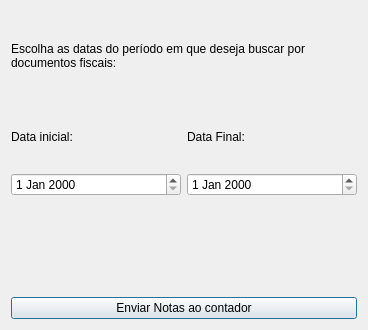
<?xml version="1.0" encoding="UTF-8"?>
<ui version="4.0">
 <class>JanelaEmailContador</class>
 <widget class="QDialog" name="JanelaEmailContador">
  <property name="geometry">
   <rect>
    <x>0</x>
    <y>0</y>
    <width>368</width>
    <height>330</height>
   </rect>
  </property>
  <property name="windowTitle">
   <string>Dialog</string>
  </property>
  <layout class="QGridLayout" name="gridLayout">
   <item row="0" column="0">
    <widget class="QLabel" name="label">
     <property name="text">
      <string>Escolha as datas do período em que deseja buscar por documentos fiscais:</string>
     </property>
     <property name="wordWrap">
      <bool>true</bool>
     </property>
    </widget>
   </item>
   <item row="1" column="0">
    <layout class="QHBoxLayout" name="horizontalLayout_2">
     <item>
      <layout class="QVBoxLayout" name="verticalLayout">
       <item>
        <widget class="QLabel" name="label_2">
         <property name="text">
          <string>Data inicial:</string>
         </property>
        </widget>
       </item>
       <item>
        <widget class="QDateEdit" name="Dedit_Inicio"/>
       </item>
      </layout>
     </item>
     <item>
      <layout class="QVBoxLayout" name="verticalLayout_2">
       <item>
        <widget class="QLabel" name="label_3">
         <property name="text">
          <string>Data Final:</string>
         </property>
        </widget>
       </item>
       <item>
        <widget class="QDateEdit" name="Dedit_Fim"/>
       </item>
      </layout>
     </item>
    </layout>
   </item>
   <item row="2" column="0">
    <layout class="QVBoxLayout" name="verticalLayout_3">
     <item>
      <layout class="QHBoxLayout" name="horizontalLayout">
       <item>
        <widget class="QLabel" name="Lbl_TextoNotas">
         <property name="text">
          <string/>
         </property>
         <property name="alignment">
          <set>Qt::AlignmentFlag::AlignLeading|Qt::AlignmentFlag::AlignLeft|Qt::AlignmentFlag::AlignTop</set>
         </property>
         <property name="wordWrap">
          <bool>true</bool>
         </property>
        </widget>
       </item>
       <item>
        <widget class="QLabel" name="Lbl_TextoEventos">
         <property name="text">
          <string/>
         </property>
         <property name="alignment">
          <set>Qt::AlignmentFlag::AlignLeading|Qt::AlignmentFlag::AlignLeft|Qt::AlignmentFlag::AlignTop</set>
         </property>
        </widget>
       </item>
      </layout>
     </item>
     <item>
      <widget class="QLabel" name="Lbl_DocsEncontrados">
       <property name="text">
        <string/>
       </property>
       <property name="alignment">
        <set>Qt::AlignmentFlag::AlignLeading|Qt::AlignmentFlag::AlignLeft|Qt::AlignmentFlag::AlignTop</set>
       </property>
       <property name="wordWrap">
        <bool>true</bool>
       </property>
      </widget>
     </item>
    </layout>
   </item>
   <item row="3" column="0">
    <widget class="QPushButton" name="pushButton">
     <property name="text">
      <string>Enviar Notas ao contador</string>
     </property>
    </widget>
   </item>
  </layout>
 </widget>
 <resources/>
 <connections/>
</ui>
